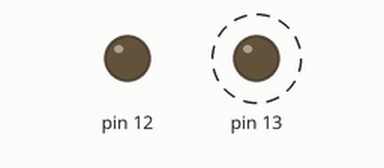
Simulated run of this sketch. Board: Arduino Uno, built with avr-gcc and run on an emulated ATmega328P. Shown: output pins drawn as LEDs (lit = HIGH). Dashed ring = blinking.

Above: at 0.1 s.
At 3.52 s:
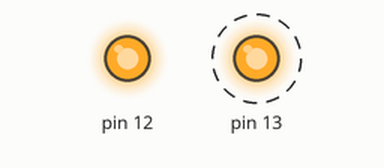
Timing chart, 0 to 5.2 s (numbered marks = the images above):
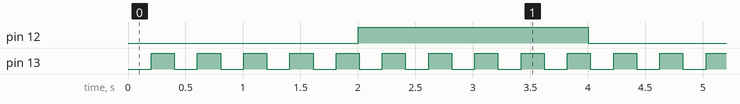

The sketch:

Blinking_2_LEDs_with_Tread.ino
```cpp
unsigned long prev_Time_T1 = millis();
unsigned long prev_Time_T2 = millis();

long interval_T1 = 200;
long interval_T2 = 2000;

int LED1_state = LOW;
int LED2_state = LOW;

void setup() {

  pinMode(13, OUTPUT);
  pinMode(12, OUTPUT);

}
void loop() {
  unsigned long currentTime = millis();
  //Task1

  if (currentTime - prev_Time_T1 > interval_T1){
    LED1_state = !LED1_state;
    digitalWrite(13, LED1_state);

    prev_Time_T1 = currentTime;
  }
  //Task2

  if (currentTime - prev_Time_T2 > interval_T2){
    LED2_state = !LED2_state;
    digitalWrite(12, LED2_state);

    prev_Time_T2 = currentTime;
  }

}
```

Measured:
- by itself, pin 12: alternates HIGH for 2.0 s and LOW for 2.0 s
- by itself, pin 13: alternates HIGH for 0.20 s and LOW for 0.20 s
